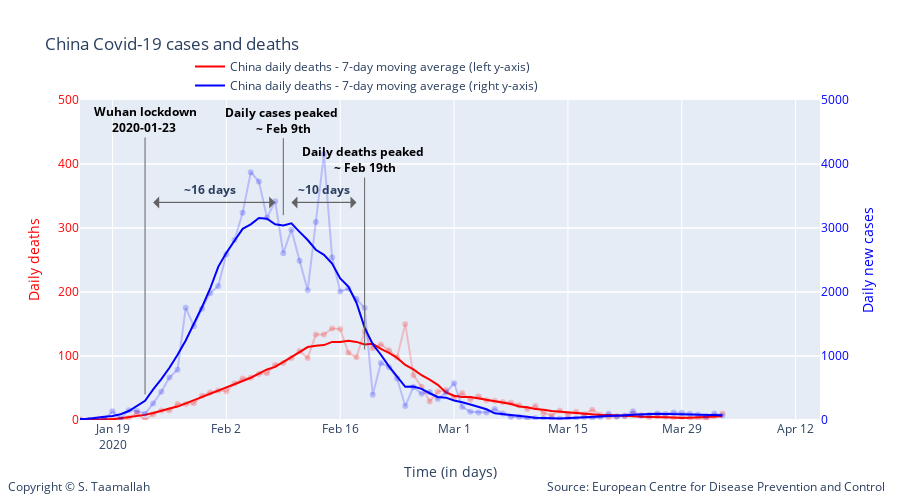

Notebook code cell kept with this figure:
### Code cell
degree = 5

smooth_china_deaths = smoothTriangle(df_china['deaths'],degree)
smooth_china_cases = smoothTriangle(df_china['cases'],degree)

smooth_china_deaths_9day = smooth_9day(df_china['deaths'])
smooth_china_cases_9day = smooth_9day(df_china['cases'])


# Add traces
trace1 = go.Scatter(
        x=df_china.index, 
        y=df_china['deaths'],
        mode='lines + markers',
        name='China daily deaths (left y-axis)',
        line_color='rgba(256, 0, 0, .2)',
        showlegend=False,
)

trace11 = go.Scatter(
        x=df_china.index, 
        y=smooth_china_deaths_9day,
        mode='lines',
        name='China daily deaths - 7-day moving average (left y-axis)',
        line_color='rgba(256, 0, 0, 1)',
)

trace2 = go.Scatter(
        x=df_china.index, 
        y=df_china['cases'],
        mode='lines + markers',
        name='China daily deaths (right y-axis)',
        line_color='rgba(0, 0, 256, .2)',
        showlegend=False,
        yaxis='y2'
)

trace22 = go.Scatter(
        x=df_china.index, 
        y=smooth_china_cases_9day,
        mode='lines',
        name='China daily deaths - 7-day moving average (right y-axis)',
        line_color='rgba(0, 0, 256, 1)',
        yaxis='y2'
)

data = [trace1, trace11, trace2, trace22]

layout = go.Layout(
    title='China Covid-19 cases and deaths',
    legend=dict(x=.4, y=1.15, orientation="h"), 
    width=900,
    height=500,
    
    # Top left
    xaxis=dict(
        title='Time (in days)',
        range=['2020-01-15', '2020-04-15'],
    ),
    yaxis=dict(
        title='Daily deaths',
        #type='log',
        range=[0,500],
        color="red",
        anchor='x'
    ),
    yaxis2=dict(
        title = 'Daily new cases',
        color='rgba(0, 0, 256, 1)',
        #type='log',
        range=[0,5000],
        overlaying='y',
        side='right'
    ),
    
       annotations=[
        dict(
            x=1.09,
            y=-0.24,
            showarrow=False,
            text='Source: European Centre for Disease Prevention and Control',
            xref='paper',
            yref='paper'
        ),
        
        dict(
            x=-0.1,
            y=-0.24,
            showarrow=False,
            text='Copyright © S. Taamallah ',
            xref='paper',
            yref='paper'
        )
    ],
    
)



fig = go.Figure(data=data, layout=layout)

fig.add_annotation(
            x='2020-01-23',
            y=40,
            xref="x",
            yref="y",
            text="<b> Wuhan lockdown <br> 2020-01-23  </b>",
            showarrow=True,
            font=dict(
            #family="Courier New, monospace",
            size=12,
            color="black",
            ),
        align="center",
        arrowhead=0,
        arrowsize=1,
        arrowwidth=1,
        arrowcolor="#636363",
        ax=0,
        ay=-275,
)




fig.add_annotation(
            x='2020-02-09',
            y=320,
            text="<b>Daily cases peaked <br> ~ Feb 9th </b>",
            showarrow=True,
            font=dict(
            #family="Courier New, monospace",
            size=12,
            color="black",
            ),
        align="center",
        arrowhead=0,
        arrowsize=1,
        arrowwidth=1,
        arrowcolor="#636363",
        ax=0,
        ay=-95,
)


fig.add_annotation(
            x='2020-02-19',
            y=110,
            text="<b>Daily deaths peaked <br> ~ Feb 19th </b>",
            showarrow=True,
            font=dict(
            #family="Courier New, monospace",
            size=12,
            color="black",
            ),
        align="center",
        arrowhead=0,
        arrowsize=1,
        arrowwidth=1,
        arrowcolor="#636363",
        ax=0,
        ay=-190,
)

fig.add_annotation(
            x='2020-02-10',
            y=340,
            text="",
            showarrow=True,
            font=dict(
            #family="Courier New, monospace",
            size=12,
            color="black",
            ),
        align="center",
        arrowhead=1,
        arrowsize=2,
        arrowwidth=1,
        arrowcolor="#636363",
        ax=65,
        ay=0,
)

fig.add_annotation(
            x='2020-02-18',
            y=340,
            text="",
            showarrow=True,
            font=dict(
            #family="Courier New, monospace",
            size=12,
            color="black",
            ),
        align="center",
        arrowhead=1,
        arrowsize=2,
        arrowwidth=1,
        arrowcolor="#636363",
        ax=-65,
        ay=0,
)

fig.add_annotation(
            x='2020-02-14',
            y=360,
            text="<b> ~10 days </b>",
            showarrow=False,
)

fig.add_annotation(
            x='2020-01-24',
            y=340,
            text="",
            showarrow=True,
            font=dict(
            #family="Courier New, monospace",
            size=12,
            color="black",
            ),
        align="center",
        arrowhead=1,
        arrowsize=2,
        arrowwidth=1,
        arrowcolor="#636363",
        ax=120,
        ay=0,
)

fig.add_annotation(
            x='2020-02-08',
            y=340,
            text="",
            showarrow=True,
            font=dict(
            #family="Courier New, monospace",
            size=12,
            color="black",
            ),
        align="center",
        arrowhead=1,
        arrowsize=2,
        arrowwidth=1,
        arrowcolor="#636363",
        ax=-120,
        ay=0,
)


fig.add_annotation(
            x='2020-01-31',
            y=360,
            text="<b> ~16 days </b>",
            showarrow=False,
)

fig.show()

from plotly.offline import plot
plot(fig, filename="STaamallah_covid19_analysis_chart_2_20200403.html", auto_open = False)

### Figure 1 — Plotly figure (JSON) as saved in the notebook; plotly's stock layout.template omitted (floating-point values rounded to 4 significant figures)
{"data": [{"line": {"color": "rgba(256, 0, 0, .2)"}, "mode": "lines+markers", "name": "China daily deaths (left y-axis)", "showlegend": false, "type": "scatter", "x": ["2020-04-03T00:00:00", "2020-04-02T00:00:00", "2020-04-01T00:00:00", "2020-03-31T00:00:00", "2020-03-30T00:00:00", "2020-03-29T00:00:00", "2020-03-28T00:00:00", "2020-03-27T00:00:00", "2020-03-26T00:00:00", "2020-03-25T00:00:00", "2020-03-24T00:00:00", "2020-03-23T00:00:00", "2020-03-22T00:00:00", "2020-03-21T00:00:00", "2020-03-20T00:00:00", "2020-03-19T00:00:00", "2020-03-18T00:00:00", "2020-03-17T00:00:00", "2020-03-16T00:00:00", "2020-03-15T00:00:00", "2020-03-14T00:00:00", "2020-03-13T00:00:00", "2020-03-12T00:00:00", "2020-03-11T00:00:00", "2020-03-10T00:00:00", "2020-03-09T00:00:00", "2020-03-08T00:00:00", "2020-03-07T00:00:00", "2020-03-06T00:00:00", "2020-03-05T00:00:00", "2020-03-04T00:00:00", "2020-03-03T00:00:00", "2020-03-02T00:00:00", "2020-03-01T00:00:00", "2020-02-29T00:00:00", "2020-02-28T00:00:00", "2020-02-27T00:00:00", "2020-02-26T00:00:00", "2020-02-25T00:00:00", "2020-02-24T00:00:00", "2020-02-23T00:00:00", "2020-02-22T00:00:00", "2020-02-21T00:00:00", "2020-02-20T00:00:00", "2020-02-19T00:00:00", "2020-02-18T00:00:00", "2020-02-17T00:00:00", "2020-02-16T00:00:00", "2020-02-15T00:00:00", "2020-02-14T00:00:00", "2020-02-13T00:00:00", "2020-02-12T00:00:00", "2020-02-11T00:00:00", "2020-02-10T00:00:00", "2020-02-09T00:00:00", "2020-02-08T00:00:00", "2020-02-07T00:00:00", "2020-02-06T00:00:00", "2020-02-05T00:00:00", "2020-02-04T00:00:00", "2020-02-03T00:00:00", "2020-02-02T00:00:00", "2020-02-01T00:00:00", "2020-01-31T00:00:00", "2020-01-30T00:00:00", "2020-01-29T00:00:00", "2020-01-28T00:00:00", "2020-01-27T00:00:00", "2020-01-26T00:00:00", "2020-01-25T00:00:00", "2020-01-24T00:00:00", "2020-01-23T00:00:00", "2020-01-22T00:00:00", "2020-01-21T00:00:00", "2020-01-20T00:00:00", "2020-01-19T00:00:00", "2020-01-18T00:00:00", "2020-01-17T00:00:00", "2020-01-16T00:00:00", "2020-01-15T00:00:00", "2020-01-14T00:00:00", "2020-01-13T00:00:00", "2020-01-12T00:00:00", "2020-01-11T00:00:00", "2020-01-10T00:00:00", "2020-01-09T00:00:00", "2020-01-08T00:00:00", "2020-01-07T00:00:00", "2020-01-06T00:00:00", "2020-01-05T00:00:00", "2020-01-04T00:00:00", "2020-01-03T00:00:00", "2020-01-02T00:00:00", "2020-01-01T00:00:00", "2019-12-31T00:00:00"], "y": [10, 6, 1, 3, 2, 5, 3, 5, 6, 4, 7, 9, 6, 6, 4, 8, 16, 9, 13, 9, 15, 7, 11, 22, 17, 23, 27, 28, 30, 31, 37, 32, 42, 35, 47, 44, 29, 52, 70, 150, 98, 109, 118, 112, 139, 98, 105, 142, 143, 133.5, 133.5, 97, 108, 97, 89, 86, 73, 72, 66, 65, 57, 45, 46, 43, 38, 26, 25, 25, 15, 15, 9, 0, 11, 3, 0, 1, 0, 0, 0, 1, 0, 0, 0, 1, 0, 0, 0, 0, 0, 0, 0, 0, 0, 0, 0]}, {"line": {"color": "rgba(256, 0, 0, 1)"}, "mode": "lines", "name": "China daily deaths - 7-day moving average (left y-axis)", "type": "scatter", "x": ["2020-04-03T00:00:00", "2020-04-02T00:00:00", "2020-04-01T00:00:00", "2020-03-31T00:00:00", "2020-03-30T00:00:00", "2020-03-29T00:00:00", "2020-03-28T00:00:00", "2020-03-27T00:00:00", "2020-03-26T00:00:00", "2020-03-25T00:00:00", "2020-03-24T00:00:00", "2020-03-23T00:00:00", "2020-03-22T00:00:00", "2020-03-21T00:00:00", "2020-03-20T00:00:00", "2020-03-19T00:00:00", "2020-03-18T00:00:00", "2020-03-17T00:00:00", "2020-03-16T00:00:00", "2020-03-15T00:00:00", "2020-03-14T00:00:00", "2020-03-13T00:00:00", "2020-03-12T00:00:00", "2020-03-11T00:00:00", "2020-03-10T00:00:00", "2020-03-09T00:00:00", "2020-03-08T00:00:00", "2020-03-07T00:00:00", "2020-03-06T00:00:00", "2020-03-05T00:00:00", "2020-03-04T00:00:00", "2020-03-03T00:00:00", "2020-03-02T00:00:00", "2020-03-01T00:00:00", "2020-02-29T00:00:00", "2020-02-28T00:00:00", "2020-02-27T00:00:00", "2020-02-26T00:00:00", "2020-02-25T00:00:00", "2020-02-24T00:00:00", "2020-02-23T00:00:00", "2020-02-22T00:00:00", "2020-02-21T00:00:00", "2020-02-20T00:00:00", "2020-02-19T00:00:00", "2020-02-18T00:00:00", "2020-02-17T00:00:00", "2020-02-16T00:00:00", "2020-02-15T00:00:00", "2020-02-14T00:00:00", "2020-02-13T00:00:00", "2020-02-12T00:00:00", "2020-02-11T00:00:00", "2020-02-10T00:00:00", "2020-02-09T00:00:00", "2020-02-08T00:00:00", "2020-02-07T00:00:00", "2020-02-06T00:00:00", "2020-02-05T00:00:00", "2020-02-04T00:00:00", "2020-02-03T00:00:00", "2020-02-02T00:00:00", "2020-02-01T00:00:00", "2020-01-31T00:00:00", "2020-01-30T00:00:00", "2020-01-29T00:00:00", "2020-01-28T00:00:00", "2020-01-27T00:00:00", "2020-01-26T00:00:00", "2020-01-25T00:00:00", "2020-01-24T00:00:00", "2020-01-23T00:00:00", "2020-01-22T00:00:00", "2020-01-21T00:00:00", "2020-01-20T00:00:00", "2020-01-19T00:00:00", "2020-01-18T00:00:00", "2020-01-17T00:00:00", "2020-01-16T00:00:00", "2020-01-15T00:00:00", "2020-01-14T00:00:00", "2020-01-13T00:00:00", "2020-01-12T00:00:00", "2020-01-11T00:00:00", "2020-01-10T00:00:00", "2020-01-09T00:00:00", "2020-01-08T00:00:00", "2020-01-07T00:00:00", "2020-01-06T00:00:00", "2020-01-05T00:00:00", "2020-01-04T00:00:00", "2020-01-03T00:00:00", "2020-01-02T00:00:00", "2020-01-01T00:00:00", "2019-12-31T00:00:00"], "y": [5.667, 5, 4.4, 4.5, 4, 3, 4, 4, 5, 5, 5, 6, 7, 7, 8, 8, 9, 9, 10, 12, 13, 14, 16, 17, 20, 21, 25, 27, 29, 31, 34, 36, 36, 38, 43, 55, 63, 70, 79, 86, 97, 105, 111, 119, 118, 122, 124, 122, 122, 117, 116, 114, 106, 98, 91, 83, 79, 72, 66, 61, 56, 50, 45, 41, 35, 30, 26, 21, 18, 14, 11, 8, 6, 4, 2, 1, 1, 0, 0, 0, 0, 0, 0, 0, 0, 0, 0, 0, 0, 0, 0, 0, 0, 0, 0]}, {"line": {"color": "rgba(0, 0, 256, .2)"}, "mode": "lines+markers", "name": "China daily deaths (right y-axis)", "showlegend": false, "type": "scatter", "x": ["2020-04-03T00:00:00", "2020-04-02T00:00:00", "2020-04-01T00:00:00", "2020-03-31T00:00:00", "2020-03-30T00:00:00", "2020-03-29T00:00:00", "2020-03-28T00:00:00", "2020-03-27T00:00:00", "2020-03-26T00:00:00", "2020-03-25T00:00:00", "2020-03-24T00:00:00", "2020-03-23T00:00:00", "2020-03-22T00:00:00", "2020-03-21T00:00:00", "2020-03-20T00:00:00", "2020-03-19T00:00:00", "2020-03-18T00:00:00", "2020-03-17T00:00:00", "2020-03-16T00:00:00", "2020-03-15T00:00:00", "2020-03-14T00:00:00", "2020-03-13T00:00:00", "2020-03-12T00:00:00", "2020-03-11T00:00:00", "2020-03-10T00:00:00", "2020-03-09T00:00:00", "2020-03-08T00:00:00", "2020-03-07T00:00:00", "2020-03-06T00:00:00", "2020-03-05T00:00:00", "2020-03-04T00:00:00", "2020-03-03T00:00:00", "2020-03-02T00:00:00", "2020-03-01T00:00:00", "2020-02-29T00:00:00", "2020-02-28T00:00:00", "2020-02-27T00:00:00", "2020-02-26T00:00:00", "2020-02-25T00:00:00", "2020-02-24T00:00:00", "2020-02-23T00:00:00", "2020-02-22T00:00:00", "2020-02-21T00:00:00", "2020-02-20T00:00:00", "2020-02-19T00:00:00", "2020-02-18T00:00:00", "2020-02-17T00:00:00", "2020-02-16T00:00:00", "2020-02-15T00:00:00", "2020-02-14T00:00:00", "2020-02-13T00:00:00", "2020-02-12T00:00:00", "2020-02-11T00:00:00", "2020-02-10T00:00:00", "2020-02-09T00:00:00", "2020-02-08T00:00:00", "2020-02-07T00:00:00", "2020-02-06T00:00:00", "2020-02-05T00:00:00", "2020-02-04T00:00:00", "2020-02-03T00:00:00", "2020-02-02T00:00:00", "2020-02-01T00:00:00", "2020-01-31T00:00:00", "2020-01-30T00:00:00", "2020-01-29T00:00:00", "2020-01-28T00:00:00", "2020-01-27T00:00:00", "2020-01-26T00:00:00", "2020-01-25T00:00:00", "2020-01-24T00:00:00", "2020-01-23T00:00:00", "2020-01-22T00:00:00", "2020-01-21T00:00:00", "2020-01-20T00:00:00", "2020-01-19T00:00:00", "2020-01-18T00:00:00", "2020-01-17T00:00:00", "2020-01-16T00:00:00", "2020-01-15T00:00:00", "2020-01-14T00:00:00", "2020-01-13T00:00:00", "2020-01-12T00:00:00", "2020-01-11T00:00:00", "2020-01-10T00:00:00", "2020-01-09T00:00:00", "2020-01-08T00:00:00", "2020-01-07T00:00:00", "2020-01-06T00:00:00", "2020-01-05T00:00:00", "2020-01-04T00:00:00", "2020-01-03T00:00:00", "2020-01-02T00:00:00", "2020-01-01T00:00:00", "2019-12-31T00:00:00"], "y": [70, 100, 54, 84, 98, 113, 119, 94, 102, 78, 69, 138, 65, 52, 99, 44, 23, 43, 25, 22, 19, 22, 24, 29, 20, 45, 46, 101, 170, 117, 119, 127, 205, 574, 428, 329, 439, 410, 515, 218, 647, 826, 891, 394, 1750, 1890, 2052, 2007, 2538, 4156, 3092, 2028, 2490, 2974, 2607, 3418, 3160, 3727, 3872, 3237, 2812, 2590, 2095, 1980, 1740, 1466, 1753, 787, 665, 441, 259, 97, 140, 151, 19, 136, 17, 4, 0, 0, 0, 0, 0, 0, 0, 0, 0, 0, 0, 15, 0, 17, 0, 0, 27], "yaxis": "y2"}, {"line": {"color": "rgba(0, 0, 256, 1)"}, "mode": "lines", "name": "China daily deaths - 7-day moving average (right y-axis)", "type": "scatter", "x": ["2020-04-03T00:00:00", "2020-04-02T00:00:00", "2020-04-01T00:00:00", "2020-03-31T00:00:00", "2020-03-30T00:00:00", "2020-03-29T00:00:00", "2020-03-28T00:00:00", "2020-03-27T00:00:00", "2020-03-26T00:00:00", "2020-03-25T00:00:00", "2020-03-24T00:00:00", "2020-03-23T00:00:00", "2020-03-22T00:00:00", "2020-03-21T00:00:00", "2020-03-20T00:00:00", "2020-03-19T00:00:00", "2020-03-18T00:00:00", "2020-03-17T00:00:00", "2020-03-16T00:00:00", "2020-03-15T00:00:00", "2020-03-14T00:00:00", "2020-03-13T00:00:00", "2020-03-12T00:00:00", "2020-03-11T00:00:00", "2020-03-10T00:00:00", "2020-03-09T00:00:00", "2020-03-08T00:00:00", "2020-03-07T00:00:00", "2020-03-06T00:00:00", "2020-03-05T00:00:00", "2020-03-04T00:00:00", "2020-03-03T00:00:00", "2020-03-02T00:00:00", "2020-03-01T00:00:00", "2020-02-29T00:00:00", "2020-02-28T00:00:00", "2020-02-27T00:00:00", "2020-02-26T00:00:00", "2020-02-25T00:00:00", "2020-02-24T00:00:00", "2020-02-23T00:00:00", "2020-02-22T00:00:00", "2020-02-21T00:00:00", "2020-02-20T00:00:00", "2020-02-19T00:00:00", "2020-02-18T00:00:00", "2020-02-17T00:00:00", "2020-02-16T00:00:00", "2020-02-15T00:00:00", "2020-02-14T00:00:00", "2020-02-13T00:00:00", "2020-02-12T00:00:00", "2020-02-11T00:00:00", "2020-02-10T00:00:00", "2020-02-09T00:00:00", "2020-02-08T00:00:00", "2020-02-07T00:00:00", "2020-02-06T00:00:00", "2020-02-05T00:00:00", "2020-02-04T00:00:00", "2020-02-03T00:00:00", "2020-02-02T00:00:00", "2020-02-01T00:00:00", "2020-01-31T00:00:00", "2020-01-30T00:00:00", "2020-01-29T00:00:00", "2020-01-28T00:00:00", "2020-01-27T00:00:00", "2020-01-26T00:00:00", "2020-01-25T00:00:00", "2020-01-24T00:00:00", "2020-01-23T00:00:00", "2020-01-22T00:00:00", "2020-01-21T00:00:00", "2020-01-20T00:00:00", "2020-01-19T00:00:00", "2020-01-18T00:00:00", "2020-01-17T00:00:00", "2020-01-16T00:00:00", "2020-01-15T00:00:00", "2020-01-14T00:00:00", "2020-01-13T00:00:00", "2020-01-12T00:00:00", "2020-01-11T00:00:00", "2020-01-10T00:00:00", "2020-01-09T00:00:00", "2020-01-08T00:00:00", "2020-01-07T00:00:00", "2020-01-06T00:00:00", "2020-01-05T00:00:00", "2020-01-04T00:00:00", "2020-01-03T00:00:00", "2020-01-02T00:00:00", "2020-01-01T00:00:00", "2019-12-31T00:00:00"], "y": [74.67, 77, 81.2, 86.5, 92, 93, 90, 99, 97, 92, 90, 82, 74, 67, 62, 56, 43, 38, 35, 27, 25, 27, 28, 36, 52, 63, 74, 86, 105, 167, 209, 241, 278, 305, 349, 360, 418, 487, 522, 518, 676, 837, 1020, 1186, 1443, 1833, 2085, 2211, 2444, 2580, 2660, 2812, 2940, 3072, 3040, 3057, 3144, 3155, 3057, 2987, 2801, 2613, 2393, 2051, 1765, 1501, 1242, 1020, 816, 639, 479, 299, 213, 140, 91, 62, 51, 36, 19, 17, 2, 0, 0, 0, 0, 1, 1, 3, 3, 3, 0, 7, 5.4, 11, 9], "yaxis": "y2"}], "layout": {"annotations": [{"showarrow": false, "text": "Source: European Centre for Disease Prevention and Control", "x": 1.09, "xref": "paper", "y": -0.24, "yref": "paper"}, {"showarrow": false, "text": "Copyright © S. Taamallah ", "x": -0.1, "xref": "paper", "y": -0.24, "yref": "paper"}, {"align": "center", "arrowcolor": "#636363", "arrowhead": 0, "arrowsize": 1, "arrowwidth": 1, "ax": 0, "ay": -275, "font": {"color": "black", "size": 12}, "showarrow": true, "text": "<b> Wuhan lockdown <br> 2020-01-23  </b>", "x": "2020-01-23", "xref": "x", "y": 40, "yref": "y"}, {"align": "center", "arrowcolor": "#636363", "arrowhead": 0, "arrowsize": 1, "arrowwidth": 1, "ax": 0, "ay": -95, "font": {"color": "black", "size": 12}, "showarrow": true, "text": "<b>Daily cases peaked <br> ~ Feb 9th </b>", "x": "2020-02-09", "y": 320}, {"align": "center", "arrowcolor": "#636363", "arrowhead": 0, "arrowsize": 1, "arrowwidth": 1, "ax": 0, "ay": -190, "font": {"color": "black", "size": 12}, "showarrow": true, "text": "<b>Daily deaths peaked <br> ~ Feb 19th </b>", "x": "2020-02-19", "y": 110}, {"align": "center", "arrowcolor": "#636363", "arrowhead": 1, "arrowsize": 2, "arrowwidth": 1, "ax": 65, "ay": 0, "font": {"color": "black", "size": 12}, "showarrow": true, "text": "", "x": "2020-02-10", "y": 340}, {"align": "center", "arrowcolor": "#636363", "arrowhead": 1, "arrowsize": 2, "arrowwidth": 1, "ax": -65, "ay": 0, "font": {"color": "black", "size": 12}, "showarrow": true, "text": "", "x": "2020-02-18", "y": 340}, {"showarrow": false, "text": "<b> ~10 days </b>", "x": "2020-02-14", "y": 360}, {"align": "center", "arrowcolor": "#636363", "arrowhead": 1, "arrowsize": 2, "arrowwidth": 1, "ax": 120, "ay": 0, "font": {"color": "black", "size": 12}, "showarrow": true, "text": "", "x": "2020-01-24", "y": 340}, {"align": "center", "arrowcolor": "#636363", "arrowhead": 1, "arrowsize": 2, "arrowwidth": 1, "ax": -120, "ay": 0, "font": {"color": "black", "size": 12}, "showarrow": true, "text": "", "x": "2020-02-08", "y": 340}, {"showarrow": false, "text": "<b> ~16 days </b>", "x": "2020-01-31", "y": 360}], "height": 500, "legend": {"orientation": "h", "x": 0.4, "y": 1.15}, "title": {"text": "China Covid-19 cases and deaths"}, "width": 900, "xaxis": {"range": ["2020-01-15", "2020-04-15"], "title": {"text": "Time (in days)"}, "type": "date"}, "yaxis": {"anchor": "x", "color": "red", "range": [0, 500], "title": {"text": "Daily deaths"}, "type": "linear"}, "yaxis2": {"color": "rgba(0, 0, 256, 1)", "overlaying": "y", "range": [0, 5000], "side": "right", "title": {"text": "Daily new cases"}, "type": "linear"}}}
